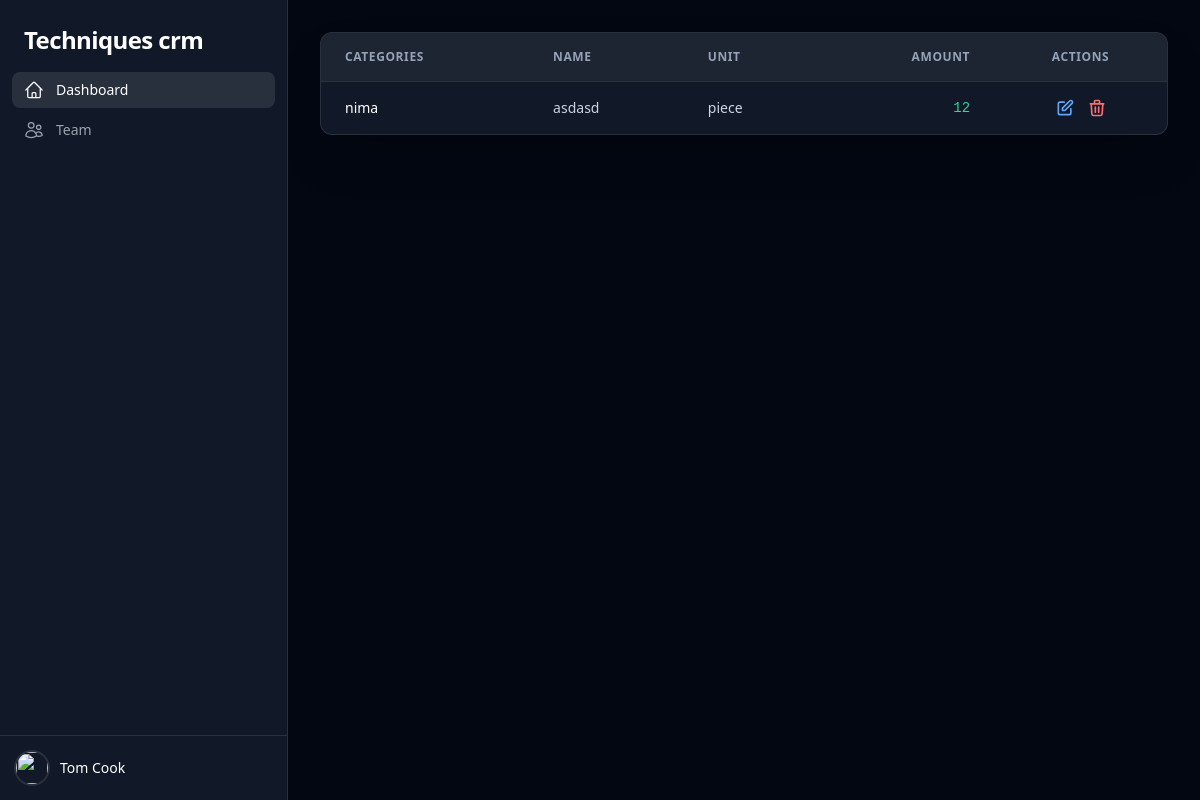
/ombor, run on an earlier commit of the app's database.
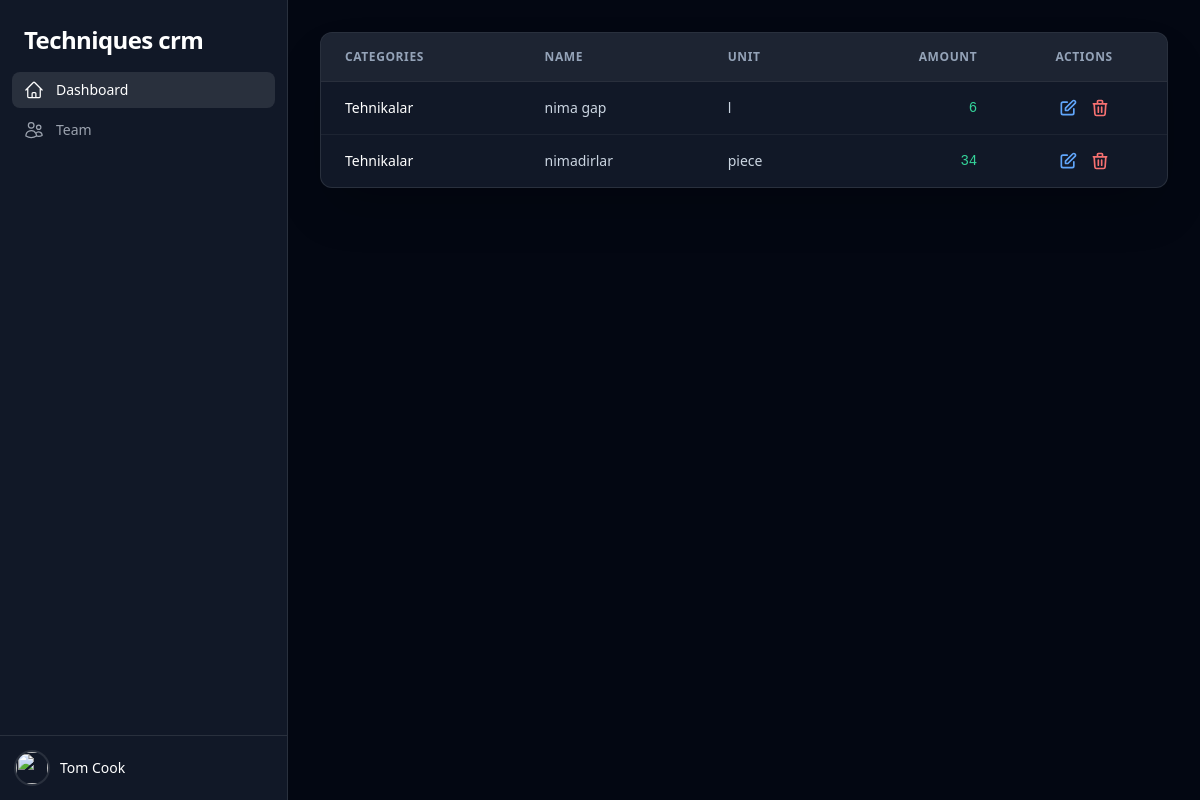
And on a later commit of the database.
### ombor/models.py (models this page shows, shortened)
class Category(models.Model):
    name = models.CharField(max_length=30)

class Product(models.Model):
    name = models.CharField(max_length=50)
    img = models.ImageField(upload_to='products/img' , blank=True , null=True)
    category = models.ManyToManyField(to="Category" , related_name="products")
    unit = models.CharField(UNITS,default='piece')
    amout = models.IntegerField()

### ombor/views.py (the view)
# urls.py: path('ombor' , include('ombor.urls')),
def ombor(request):
    products = Product.objects.all()
    context = {
        'product':products,
    }
    return render(request , "ombor/ombor.html" , context)

### templates/ombor/ombor.html (shortened to what this page needs)
<!DOCTYPE html>
<html lang="en" class="h-full">
<head>
    <script src="https://cdn.tailwindcss.com"></script>
</head>
<body class="h-full bg-gray-950 font-sans antialiased text-slate-300">
<div class="flex h-full">
    <div class="flex w-72 flex-col border-r border-white/10 bg-gray-900 shrink-0">
        <div class="px-6 pt-6 pb-4">
            <h2 class='text-white text-2xl font-semibold tracking-tight'>Techniques crm</h2>
        </div>
        <nav class="flex-1 px-3 space-y-1">
            <a href="{% url 'home' %}" class="flex items-center gap-3 rounded-lg bg-white/10 px-3 py-2 text-sm font-medium text-white">
                Dashboard
            </a>
            <a href="#" class="flex items-center gap-3 rounded-lg px-3 py-2 text-sm font-medium text-gray-400 hover:bg-white/5 hover:text-white transition-colors">
                Team
            </a>
        </nav>
        <div class="border-t border-white/10 p-4">
            <a href="#" class="flex items-center gap-3">
                <img src="https://images.unsplash.com/photo-1472099645785-5658abf4ff4e?auto=format&fit=facearea&facepad=2&w=256&h=256&q=80" alt="" class="size-8 rounded-full ring-2 ring-white/10"/>
                <span class="text-sm font-medium text-white">Tom Cook</span>
            </a>
        </div>
    </div>
<main class="flex-1 p-8 overflow-y-auto">
        <div class="max-w-6xl mx-auto">
            <div class="overflow-hidden rounded-xl border border-white/10 bg-gray-900 shadow-2xl">
                <div class="overflow-x-auto custom-scrollbar">
                    <table class="min-w-full divide-y divide-white/5">
                        <thead class="bg-white/5">
                            <tr>
                                <th scope="col" class="px-6 py-4 text-left text-xs font-bold text-slate-400 uppercase tracking-wider">Categories</th>
                                <th scope="col" class="px-6 py-4 text-left text-xs font-bold text-slate-400 uppercase tracking-wider">name</th>
                                <th scope="col" class="px-6 py-4 text-left text-xs font-bold text-slate-400 uppercase tracking-wider">Unit</th>
                                <th scope="col" class="px-6 py-4 text-right text-xs font-bold text-slate-400 uppercase tracking-wider">Amount</th>
                                <th scope="col" class="px-6 py-4 text-center text-xs font-bold text-slate-400 uppercase tracking-wider">Actions</th>
                            </tr>
                        </thead>
                        <tbody class="divide-y divide-white/5">
                            {% for item in product %}
                            <tr class="hover:bg-white/[0.02] transition-colors group">
                                {% for i in item.category.all %}
                                <td class="px-6 py-4 whitespace-nowrap text-sm font-medium text-white">
                                    {{i.name}}
                                </td>
                                {% endfor %}
                                <td class="px-6 py-4 whitespace-nowrap text-sm text-slate-300">
                                    <a href="{% url 'product_detail' item.id %}" class="hover:text-blue-400 transition-colors">
                                        {{ item.name }}
                                    </a>
                                </td>
                                <td class="px-6 py-4 whitespace-nowrap text-sm text-slate-300">
                                    {{ item.unit }}
                                </td>
                                <td class="px-6 py-4 whitespace-nowrap text-right text-sm font-mono text-emerald-400">
                                    {{ item.amout }}
                                </td>
                                <td class="px-6 py-4 whitespace-nowrap text-center text-sm font-medium">
                                    <div class="flex justify-center items-center space-x-3">
                                        <a href = "{% url 'product_update' item.id %}" class="text-blue-400 hover:text-blue-300 transition-colors">
                                            <svg xmlns="http://www.w3.org/2000/svg" class="h-5 w-5" fill="none" viewBox="0 0 24 24" stroke="currentColor">
                                                <path stroke-linecap="round" stroke-linejoin="round" stroke-width="2" d="M11 5H6a2 2 0 00-2 2v11a2 2 0 002 2h11a2 2 0 002-2v-5m-1.414-9.414a2 2 0 112.828 2.828L11.828 15H9v-2.828l8.586-8.586z" />
                                            </svg>
                                        </a>
                                        <a href="{% url 'product_delate' item.id %}" class="text-red-400 hover:text-red-300 transition-colors">
                                            <svg xmlns="http://www.w3.org/2000/svg" class="h-5 w-5" fill="none" viewBox="0 0 24 24" stroke="currentColor">
                                                <path stroke-linecap="round" stroke-linejoin="round" stroke-width="2" d="M19 7l-.867 12.142A2 2 0 0116.138 21H7.862a2 2 0 01-1.995-1.858L5 7m5 4v6m4-6v6m1-10V4a1 1 0 00-1-1h-4a1 1 0 00-1 1v3M4 7h16" />
                                            </svg>
                                        </a>
                                    </div>
                                </td>
                            </tr>
                            {% empty %}
                            <tr>
                                <td colspan="5" class="px-6 py-10 text-center text-slate-500 italic">
                                    Ma'lumotlar topilmadi.
                                </td>
                            </tr>
                            {% endfor %}
                        </tbody>
                    </table>
                </div>
            </div>
        </div>
    </main>
</div>
</body>
</html>

What changed in the data, as far as the page shows it:
removed Product: name "asdasd", unit "piece", amout "12", Category (name "nima")
added Product: name "nima gap", unit "l", amout "6", Category (name "Tehnikalar")
added Product: name "nimadirlar", unit "piece", amout "34", Category (name "Tehnikalar")
